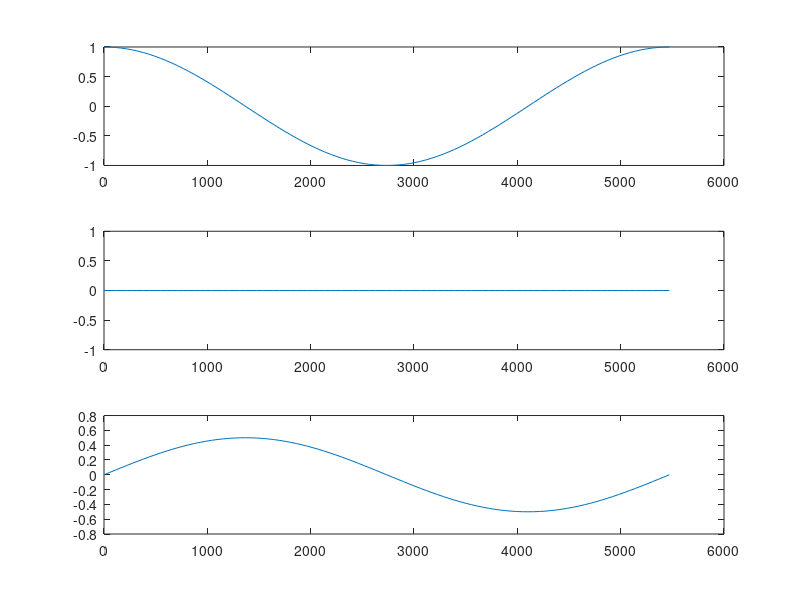
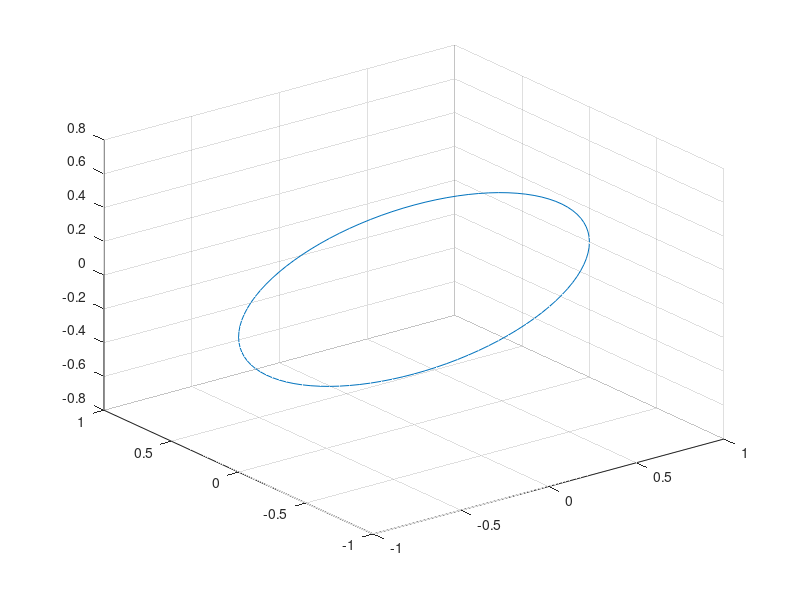

These figures' MATLAB source, in order: (Note: this script raises an error after producing the figures.)
%% analytical solution HCW
clc;clear all;close all;

altitude=340000;        %% in m
density=1e-8;
radiusOfEarth=6371000;  %% in m;

mu=3.986004418E14;      %% in m3?s?2
r0=radiusOfEarth+altitude; %% in m
omega=sqrt(mu/r0^3);
%omega=2*pi;

%% initial condition
x0=1;
y0=0;
z0=0;

u0=0;
v0=0;
w0=omega/2;

C1=u0/omega+2*z0;
C2=w0/omega;
C3=-3*z0-2*u0/omega;
C4=x0-2*w0/omega;
C5=v0/omega;
C6=y0;
t=0:(2*pi/omega)/100:(2*pi/omega);%T;%-T/8;


x=-3*C1*omega*t + 2*C2*cos(omega*t) - 2*C3*sin(omega*t) + C4;
y= C5*sin(omega*t) + C6*cos(omega*t);
z= 2*C1 + C2*sin(omega*t) + C3*cos(omega*t);

figure
  subplot(3,1,1)
  plot(t,x)
  subplot(3,1,2)
  plot(t,y)
  subplot(3,1,3)
  plot(t,z)

figure
  plot3(x,y,z)
  hold on; grid on;
  vectarrow([0 0 0],[1 0 0]);
  text(1, 0, 0,"x",'HorizontalAlignment','left','FontSize',12);
  hold on;
  vectarrow([0 0 0],[0 1 0]);
  text(0, 1, 0,"y",'HorizontalAlignment','left','FontSize',12);
  hold on;
  vectarrow([0 0 0],[0 0 1]);
  text(0, 0, 1,"z",'HorizontalAlignment','left','FontSize',12);
  axis equal;hold off;xlabel('x');ylabel('y');zlabel('z');%axis([-1.55 1.55 -1.55 1.55 -1.55 1.55]);
  text(x(end), y(end), z(end),"deputy",'HorizontalAlignment','left','FontSize',12);
  text(0, 0, 0,"chief",'HorizontalAlignment','left','FontSize',12);
  hold off;
